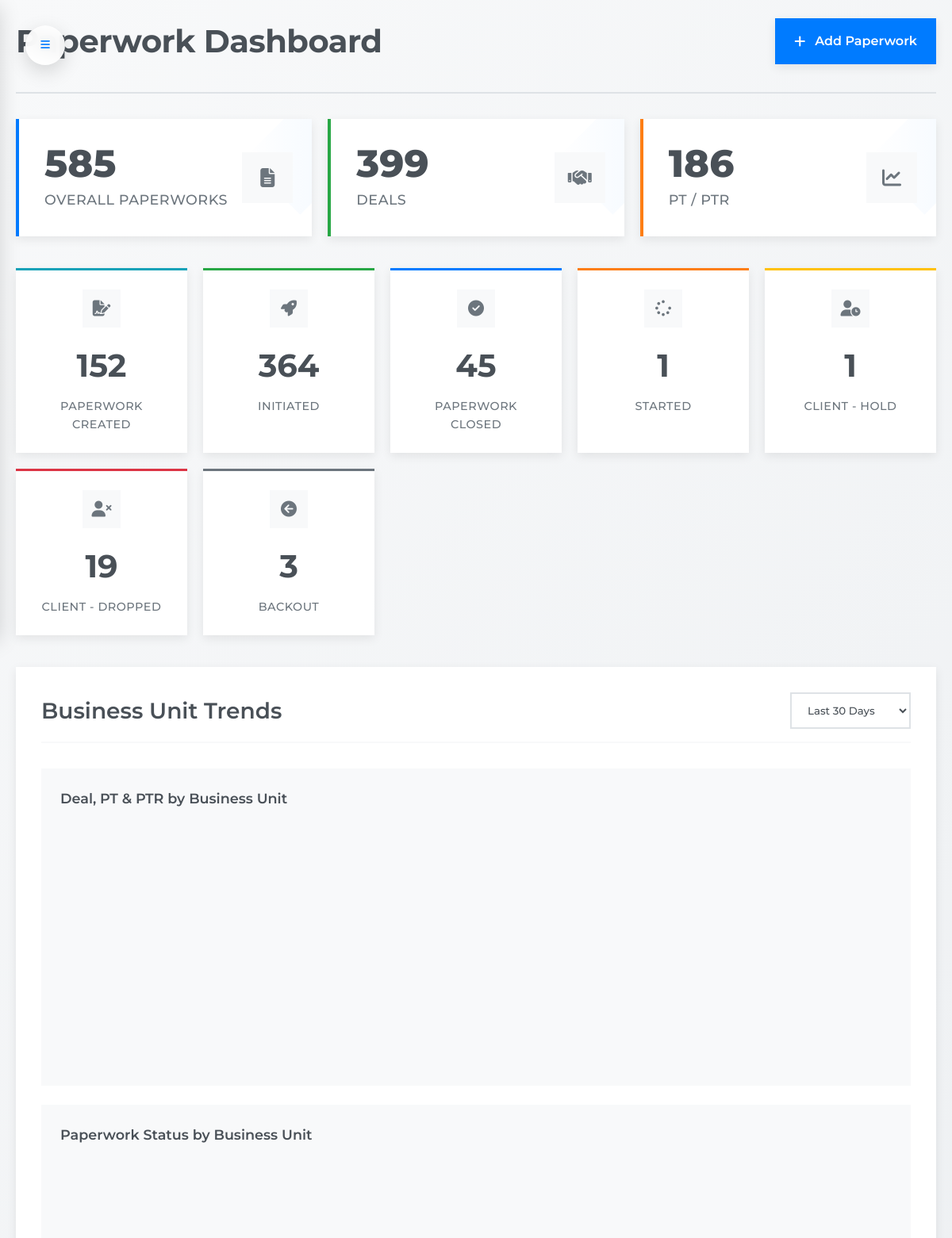
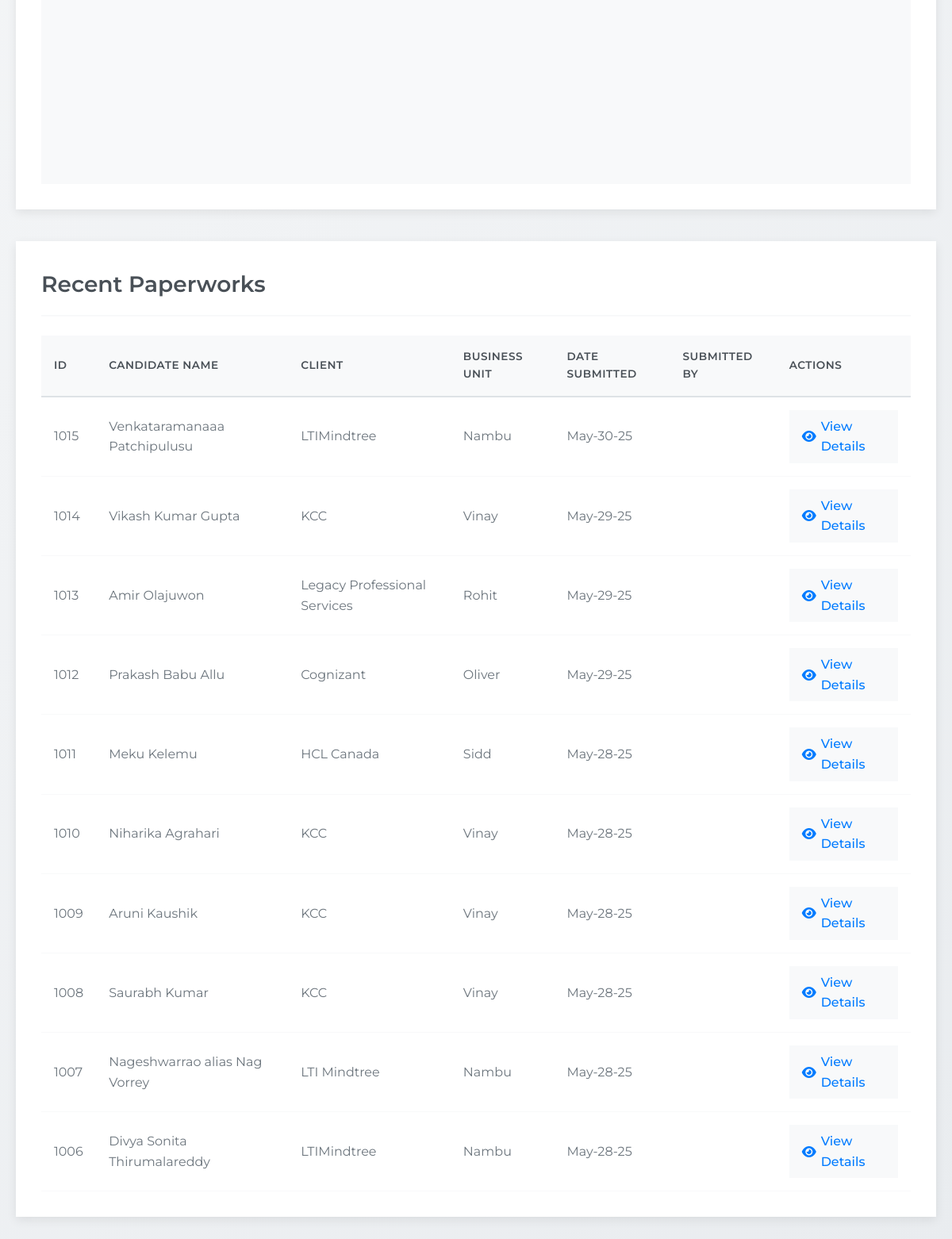
/index.php (signed in), run on the app's committed database (2 pictures, top to bottom).
### tables this page shows
CREATE TABLE `paperworkdetails` (
  `id` int(11) NOT NULL,
  `cfirstname` varchar(100) DEFAULT NULL,
  `clastname` varchar(100) DEFAULT NULL,
  `ceipalid` varchar(100) DEFAULT NULL,
  `clinkedinurl` varchar(255) DEFAULT NULL,
  `cdob` date DEFAULT NULL,
  `cmobilenumber` varchar(15) DEFAULT NULL,
  `cemail` varchar(255) DEFAULT NULL,
  `clocation` varchar(255) DEFAULT NULL,
  `chomeaddress` varchar(255) DEFAULT NULL,
  `cssn` varchar(4) DEFAULT NULL,
  `cwork_authorization_status` varchar(50) DEFAULT NULL,
  `cv_validate_status` varchar(50) DEFAULT NULL,
  `ccertifications` varchar(255) DEFAULT NULL,
  `has_certifications` varchar(255) NOT NULL,
  `coverall_experience` varchar(50) DEFAULT NULL,
  `crecent_job_title` varchar(100) DEFAULT NULL,
  `ccandidate_source` varchar(50) DEFAULT NULL,
  `cresume_attached` varchar(3) DEFAULT NULL,
  `cphoto_id_attached` varchar(3) DEFAULT NULL,
  `cwa_attached` varchar(3) DEFAULT NULL,
  `cany_other_specify` varchar(255) DEFAULT NULL,
  `employer_own_corporation` varchar(3) DEFAULT NULL,
  `employer_corporation_name` varchar(100) DEFAULT NULL,
  `fed_id_number` varchar(100) DEFAULT NULL,
  `contact_person_name` varchar(100) DEFAULT NULL,
  `contact_person_designation` varchar(100) DEFAULT NULL,
  `contact_person_address` varchar(255) DEFAULT NULL,
  `contact_person_phone_number` varchar(15) DEFAULT NULL,
  `contact_person_extension_number` varchar(15) DEFAULT NULL,
  `contact_person_email_id` varchar(255) DEFAULT NULL,
  `benchsale_recruiter_name` varchar(100) DEFAULT NULL,
  `benchsale_recruiter_phone_number` varchar(15) DEFAULT NULL,
  `benchsale_recruiter_extension_number` varchar(15) DEFAULT NULL,
  `benchsale_recruiter_email_id` varchar(255) DEFAULT NULL,
  `website_link` varchar(255) DEFAULT NULL,
  `employer_linkedin_url` varchar(255) DEFAULT NULL,
  `employer_type` varchar(100) DEFAULT NULL,
  `employer_corporation_name1` varchar(100) DEFAULT NULL,
  `fed_id_number1` varchar(100) DEFAULT NULL,
  `contact_person_name1` varchar(100) DEFAULT NULL,
  `contact_person_designation1` varchar(100) DEFAULT NULL,
  `contact_person_address1` varchar(100) DEFAULT NULL,
  `contact_person_phone_number1` varchar(100) DEFAULT NULL,
  `contact_person_extension_number1` varchar(100) DEFAULT NULL,
  `contact_person_email_id1` varchar(100) DEFAULT NULL,
  `collaboration_collaborate` varchar(3) DEFAULT NULL,
  `delivery_manager` varchar(100) DEFAULT NULL,
  `delivery_account_lead` varchar(100) DEFAULT NULL,
  `team_lead` varchar(100) DEFAULT NULL,
  `associate_team_lead` varchar(100) DEFAULT NULL,
  `business_unit` varchar(100) DEFAULT NULL,
  `client_account_lead` varchar(100) DEFAULT NULL,
  `client_partner` varchar(255) DEFAULT NULL,
  `associate_director_delivery` varchar(100) DEFAULT NULL,
  `delivery_manager1` varchar(100) DEFAULT NULL,
  `delivery_account_lead1` varchar(100) DEFAULT NULL,
  `team_lead1` varchar(100) DEFAULT NULL,
  `associate_team_lead1` varchar(100) DEFAULT NULL,
  `recruiter_name` varchar(100) DEFAULT NULL,
  `pt_support` varchar(100) DEFAULT NULL,
  `pt_ownership` varchar(100) DEFAULT NULL,
  `coe_non_coe` varchar(10) DEFAULT NULL,
  `geo` varchar(100) DEFAULT NULL,
  `entity` varchar(100) DEFAULT NULL,
  `client` varchar(100) DEFAULT NULL,
  `client_manager` varchar(100) DEFAULT NULL,
  `client_manager_email_id` varchar(255) DEFAULT NULL,
  `end_client` varchar(100) DEFAULT NULL,
  `business_track` varchar(100) DEFAULT NULL,
  `industry` varchar(100) DEFAULT NULL,
  `experience_in_expertise_role` varchar(100) DEFAULT NULL,
  `job_code` varchar(100) DEFAULT NULL,
  `job_title` varchar(100) DEFAULT NULL,
  `primary_skill` varchar(100) DEFAULT NULL,
  `secondary_skill` varchar(100) DEFAULT NULL,
  `term` varchar(3) DEFAULT NULL,
  `duration` varchar(100) DEFAULT NULL,
  `project_location` varchar(100) DEFAULT NULL,
  `start_date` date DEFAULT NULL,
  `end_date` date DEFAULT NULL,
  `payrate` varchar(100) DEFAULT NULL,
  `clientrate` varchar(100) DEFAULT NULL,
  `margin` varchar(100) DEFAULT NULL,
  `benifits` varchar(250) NOT NULL,
  `vendor_fee` varchar(100) DEFAULT NULL,
  `margin_deviation_approval` varchar(3) DEFAULT NULL,
  `margin_deviation_reason` varchar(255) DEFAULT NULL,
  `ratecard_adherence` varchar(3) DEFAULT NULL,
  `ratecard_deviation_reason` varchar(255) DEFAULT NULL,
  `ratecard_deviation_approved` varchar(3) DEFAULT NULL,
  `payment_term` varchar(100) DEFAULT NULL,
  `payment_term_approval` varchar(3) DEFAULT NULL,
  `payment_term_deviation_reason` varchar(255) DEFAULT NULL,
  `type` varchar(100) DEFAULT NULL,
  `status` varchar(50) DEFAULT NULL,
  `reason` text DEFAULT NULL,
  `plc_code` varchar(255) DEFAULT NULL,
  `plc_updated_at` datetime DEFAULT NULL,
  `plc_updated_by` varchar(255) DEFAULT NULL,
  `created_at` timestamp NOT NULL DEFAULT current_timestamp(),
  `submittedby` varchar(200) NOT NULL,
  `pwcode` varchar(255) NOT NULL
);

### index.php (the view, shortened to what this page needs)
<?php
require 'db.php';
$userEmail = $_SESSION['email'] ?? '';
$userQuery = "SELECT name, role FROM users WHERE email = ?";
$stmt = $conn->prepare($userQuery);
$stmt->bind_param("s", $userEmail);
$stmt->execute();
$result = $stmt->get_result();
if ($result->num_rows > 0) {
    $row = $result->fetch_assoc();
    $userRole = $row['role'];
} else {
    echo "User not found.";
    exit;
}
?>
<!DOCTYPE html>
<html lang="en">
<head>
    <link rel="stylesheet" href="https://cdnjs.cloudflare.com/ajax/libs/font-awesome/6.4.2/css/all.min.css">
</head>
<body>
    <button class="sidebar-toggle-btn" onclick="toggleSidebar()">
        <i class="fas fa-bars"></i>
    </button>
    <div class="main" id="mainContent">
        <div class="topbar">
            <div class="heading-container">
                <h1 class="dashboard-heading">Paperwork Dashboard</h1>
            </div>
            <a href="paperwork.php" class="add-paperwork-widget">
                <i class="fas fa-plus"></i>
                <span>Add Paperwork</span>
            </a>
        </div>
        <?php
        if ($userRole === 'Admin' || $userRole === 'Contracts') {
            $totalPaperworksQuery = "SELECT COUNT(*) AS total FROM paperworkdetails";
            $totalDealsQuery = "SELECT COUNT(*) AS total FROM paperworkdetails WHERE type = 'Deal'";
            $combinedPTPTRQuery = "SELECT COUNT(*) AS total FROM paperworkdetails WHERE type IN ('PT', 'PTR')";
        }
        $totalPaperworksResult = $conn->query($totalPaperworksQuery);
        $totalPaperworks = $totalPaperworksResult->fetch_assoc()['total'];
        $dealResult = $conn->query($totalDealsQuery);
        $totalDeals = $dealResult->fetch_assoc()['total'];
        $combinedPTPTRResult = $conn->query($combinedPTPTRQuery);
        $combinedTotal = $combinedPTPTRResult->fetch_assoc()['total'];
        if ($userRole === 'Admin' || $userRole === 'Contracts') {
            $statusCountsQuery = "SELECT status, COUNT(*) as count FROM paperworkdetails GROUP BY status";
        } else {
            $statusCountsQuery = "SELECT status, COUNT(*) as count FROM paperworkdetails WHERE submittedby = ? GROUP BY status";
        }
        $stmt = $conn->prepare($statusCountsQuery);
        $stmt->execute();
        $result = $stmt->get_result();
        $statusCounts = [
            'paperwork_created' => 0,
            'initiated_agreement_bgv' => 0,
            'paperwork_closed' => 0,
            'started' => 0,
            'client_hold' => 0,
            'client_dropped' => 0,
            'backout' => 0
        ];
        while ($row = $result->fetch_assoc()) {
            $status = trim($row['status']);
            if (isset($statusCounts[$status])) {
                $statusCounts[$status] = (int)$row['count'];
            }
        }
        $paperworkCreated = $statusCounts['paperwork_created'];
        $initiated = $statusCounts['initiated_agreement_bgv'];
        $paperworkClosed = $statusCounts['paperwork_closed'];
        $started = $statusCounts['started'];
        $clientHold = $statusCounts['client_hold'];
        $clientDropped = $statusCounts['client_dropped'];
        $backout = $statusCounts['backout'];
        ?>
        <div class="cardBox">
            <div class="card card-paperwork">
                <div>
                    <div class="numbers"><?php echo $totalPaperworks; ?></div>
                    <div class="cardName">Overall Paperworks</div>
                </div>
                <div class="iconBx">
                    <i class="fas fa-file-alt"></i>
                </div>
            </div>
            <div class="card card-deals">
                <div>
                    <div class="numbers"><?php echo $totalDeals; ?></div>
                    <div class="cardName">Deals</div>
                </div>
                <div class="iconBx">
                    <i class="fas fa-handshake"></i>
                </div>
            </div>
            <div class="card card-ptptr">
                <div>
                    <div class="numbers"><?php echo $combinedTotal; ?></div>
                    <div class="cardName">PT / PTR</div>
                </div>
                <div class="iconBx">
                    <i class="fas fa-chart-line"></i>
                </div>
            </div>
        </div>
        <div class="status-grid">
            <div class="status-card created">
                <div class="status-icon">
                    <i class="fas fa-file-signature"></i>
                </div>
                <div class="status-count"><?php echo $paperworkCreated; ?></div>
                <div class="status-title">Paperwork Created</div>
            </div>
            <div class="status-card initiated">
                <div class="status-icon">
                    <i class="fas fa-rocket"></i>
                </div>
                <div class="status-count"><?php echo $initiated; ?></div>
                <div class="status-title">Initiated</div>
            </div>
            <div class="status-card closed">
                <div class="status-icon">
                    <i class="fas fa-check-circle"></i>
                </div>
                <div class="status-count"><?php echo $paperworkClosed; ?></div>
                <div class="status-title">Paperwork Closed</div>
            </div>
            <div class="status-card started">
                <div class="status-icon">
                    <i class="fas fa-spinner"></i>
                </div>
                <div class="status-count"><?php echo $started; ?></div>
                <div class="status-title">Started</div>
            </div>
            <div class="status-card hold">
                <div class="status-icon">
                    <i class="fas fa-user-clock"></i>
                </div>
                <div class="status-count"><?php echo $clientHold; ?></div>
                <div class="status-title">Client - Hold</div>
            </div>
            <div class="status-card dropped">
                <div class="status-icon">
                    <i class="fas fa-user-times"></i>
                </div>
                <div class="status-count"><?php echo $clientDropped; ?></div>
                <div class="status-title">Client - Dropped</div>
            </div>
            <div class="status-card backout">
                <div class="status-icon">
                    <i class="fas fa-arrow-circle-left"></i>
                </div>
                <div class="status-count"><?php echo $backout; ?></div>
                <div class="status-title">Backout</div>
            </div>
        </div>
        <div class="charts-section">
            <div class="charts-header">
                <h2 class="charts-title">Business Unit Trends</h2>
                <select id="timeFilter" class="time-filter">
                    <option value="last30">Last 30 Days</option>
                </select>
            </div>
            <div class="charts-grid">
                <div class="chart-card">
                    <h3 class="chart-title">Deal, PT & PTR by Business Unit</h3>
                    <div id="combinedChart" style="width: 100%; height: calc(100% - 40px);"></div>
                </div>
                <div class="chart-card">
                    <h3 class="chart-title">Paperwork Status by Business Unit</h3>
                    <div id="statusFlowChart" style="width: 100%; height: calc(100% - 40px);"></div>
                </div>
            </div>
        </div>
        <?php
        $limit = 10;
        $recentPaperworksQuery = "SELECT p.*,
                                  CONCAT(p.cfirstname, ' ', p.clastname) AS full_name,
                                  u.name as submitter_name
                                  FROM paperworkdetails p
                                  LEFT JOIN users u ON u.email = p.submittedby
                                  WHERE 1=1";
        $recentPaperworksQuery .= " ORDER BY p.created_at DESC LIMIT $limit";
        $recentPaperworksResult = $conn->query($recentPaperworksQuery);
        ?>
        <div class="recent-section">
            <div class="section-header">
                <h2 class="section-title">Recent Paperworks</h2>
            </div>
            <div class="table-container">
                <table class="data-table">
                    <thead>
                        <tr>
                            <th>ID</th>
                            <th>Candidate Name</th>
                            <th>Client</th>
                            <th>Business Unit</th>
                            <th>Date Submitted</th>
                            <th>Submitted By</th>
                            <th>Actions</th>
                        </tr>
                    </thead>
                    <tbody>
                        <?php if ($recentPaperworksResult && $recentPaperworksResult->num_rows > 0): ?>
                            <?php while ($paperwork = $recentPaperworksResult->fetch_assoc()): ?>
                            <tr>
                                <td><?php echo htmlspecialchars($paperwork['id']); ?></td>
                                <td><?php echo htmlspecialchars($paperwork['full_name']); ?></td>
                                <td><?php echo htmlspecialchars($paperwork['client']); ?></td>
                                <td><?php echo htmlspecialchars($paperwork['business_unit']); ?></td>
                                <td><?php echo htmlspecialchars(date('M-d-y', strtotime($paperwork['created_at']))); ?></td>
                                <td><?php echo htmlspecialchars($paperwork['submitter_name']); ?></td>
                                <td>
                                    <a href="#" class="view-details view-details-btn" data-id="<?php echo htmlspecialchars($paperwork['id']); ?>">
                                        <i class="fas fa-eye"></i> View Details
                                    </a>
                                </td>
                            </tr>
                            <?php endwhile; ?>
                        <?php else: ?>
                            <tr>
                                <td colspan="7" class="text-center">No records found</td>
                            </tr>
                        <?php endif; ?>
                    </tbody>
                </table>
            </div>
        </div>
    </div>
    <link rel="stylesheet" href="https://cdn.jsdelivr.net/npm/sweetalert2@11/dist/sweetalert2.min.css">
</body>
</html>

### data on the page
paperworkdetails: id "1015", full_name "Venkataramanaaa Patchipulusu", client "LTIMindtree", business_unit "Nambu", created_at "May-30-25"
paperworkdetails: id "1014", full_name "Vikash Kumar Gupta", client "KCC", business_unit "Vinay", created_at "May-29-25"
paperworkdetails: id "1013", full_name "Amir Olajuwon", client "Legacy Professional Services", business_unit "Rohit", created_at "May-29-25"
paperworkdetails: id "1012", full_name "Prakash Babu Allu", client "Cognizant", business_unit "Oliver", created_at "May-29-25"
paperworkdetails: id "1011", full_name "Meku Kelemu", client "HCL Canada", business_unit "Sidd", created_at "May-28-25"
paperworkdetails: id "1010", full_name "Niharika Agrahari", client "KCC", business_unit "Vinay", created_at "May-28-25"
paperworkdetails: id "1009", full_name "Aruni Kaushik", client "KCC", business_unit "Vinay", created_at "May-28-25"
paperworkdetails: id "1008", full_name "Saurabh Kumar", client "KCC", business_unit "Vinay", created_at "May-28-25"
paperworkdetails: id "1007", full_name "Nageshwarrao alias Nag Vorrey", client "LTI Mindtree", business_unit "Nambu", created_at "May-28-25"
paperworkdetails: id "1006", full_name "Divya Sonita Thirumalareddy", client "LTIMindtree", business_unit "Nambu", created_at "May-28-25"

### other printed values
$totalPaperworks "585"
$totalDeals "399"
$combinedTotal "186"
$paperworkCreated "152"
$initiated "364"
$paperworkClosed "45"
$started "1"
$clientHold "1"
$clientDropped "19"
$backout "3"
